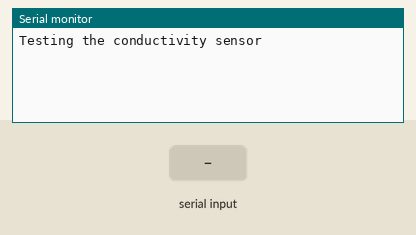
This sketch was run on a simulated Arduino Mega 2560, built with avr-gcc and run on an emulated ATmega2560. On the bench: the last lines printed to the serial monitor. The inputs (shaded band) are chosen by the test bench.

Above: at 1.2 s.
1.3 s: "90,45,200\n" received over the second serial link
At 2.8 s:
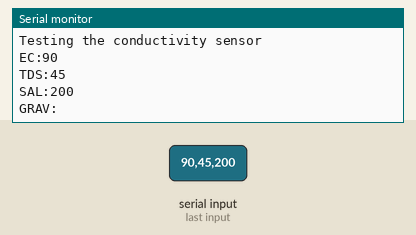
3.8 s: "30,150,10\n" received over the second serial link
At 6.0 s:
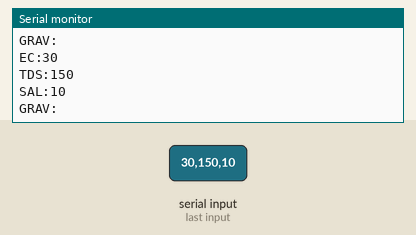

The sketch:

arudino_mega_EC_samplecodenw.ino
```cpp
//This code was written to be easy to understand.
//Modify this code as you see fit.
//This code will output data to the Arduino serial monitor.
//Type commands into the Arduino serial monitor to control the EC circuit.
//This code was written in the Arduino 2.0 IDE
//This code was last tested 10/2022


String inputstring = "";                              //a string to hold incoming data from the PC
String sensorstring = "";                             //a string to hold the data from the Atlas Scientific product
boolean input_string_complete = false;                //have we received all the data from the PC
boolean sensor_string_complete = false;               //have we received all the data from the Atlas Scientific product


void setup() {                                        //set up the hardware
  Serial.begin(9600);                                 //set baud rate for the hardware serial port_0 to 9600
  Serial.println("Testing the conductivity sensor");
  Serial3.begin(9600);                                //set baud rate for software serial port_3 to 9600
  inputstring.reserve(10);                            //set aside some bytes for receiving data from the PC
  sensorstring.reserve(30);                           //set aside some bytes for receiving data from Atlas Scientific product
}


void serialEvent() {                                  //if the hardware serial port_0 receives a char
  inputstring = Serial.readStringUntil(13);           //read the string until we see a <CR>
  input_string_complete = true;                       //set the flag used to tell if we have received a completed string from the PC
}


void serialEvent3() {                                 //if the hardware serial port_3 receives a char
  sensorstring = Serial3.readStringUntil(13);         //read the string until we see a <CR>
  sensor_string_complete = true;                      //set the flag used to tell if we have received a completed string from the PC
}


void loop() {                                         //here we go...

  if (input_string_complete == true) {                //if a string from the PC has been received in its entirety
    Serial3.println(inputstring);                       //send that string to the Atlas Scientific product
    Serial3.println('\r');                              //add a <CR> to the end of the string
    inputstring = "";                                 //clear the string
    input_string_complete = false;                    //reset the flag used to tell if we have received a completed string from the PC
  }

  if (sensor_string_complete == true) {               //if a string from the Atlas Scientific product has been received in its entirety
    if (isdigit(sensorstring[0]) == false) {          //if the first character in the string is a digit
      Serial.println(sensorstring);                   //send that string to the PC's serial monitor
    }
    else                                              //if the first character in the string is NOT a digit
    {
      print_EC_data();                                //then call this function
    }
    sensorstring = "";                                //clear the string
    sensor_string_complete = false;                   //reset the flag used to tell if we have received a completed string from the Atlas Scientific product
  }
}


void print_EC_data(void) {                            //this function will pars the string

  char sensorstring_array[30];                        //we make a char array
  char *EC;                                           //char pointer used in string parsing
  char *TDS;                                          //char pointer used in string parsing
  char *SAL;                                          //char pointer used in string parsing
  char *GRAV;                                         //char pointer used in string parsing
  float f_ec;                                         //used to hold a floating point number that is the EC

  sensorstring.toCharArray(sensorstring_array, 30);   //convert the string to a char array
  EC = strtok(sensorstring_array, ",");               //let's pars the array at each comma
  TDS = strtok(NULL, ",");                            //let's pars the array at each comma
  SAL = strtok(NULL, ",");                            //let's pars the array at each comma
  GRAV = strtok(NULL, ",");                           //let's pars the array at each comma

  Serial.print("EC:");                                //we now print each value we parsed separately
  Serial.println(EC);                                 //this is the EC value

  Serial.print("TDS:");                               //we now print each value we parsed separately
  Serial.println(TDS);                                //this is the TDS value

  Serial.print("SAL:");                               //we now print each value we parsed separately
  Serial.println(SAL);                                //this is the salinity value

  Serial.print("GRAV:");                              //we now print each value we parsed separately
  Serial.println(GRAV);                               //this is the specific gravity
  Serial.println();                                   //this just makes the output easer to read

  f_ec= atof(EC);                                     //uncomment this line to convert the char to a float
}
```

Measured:
- after the input at 1.3 s, the serial monitor: prints a new line after 1.0 s (image 1)
- after the input at 3.8 s, the serial monitor: prints a new line after 1.0 s (image 2)
